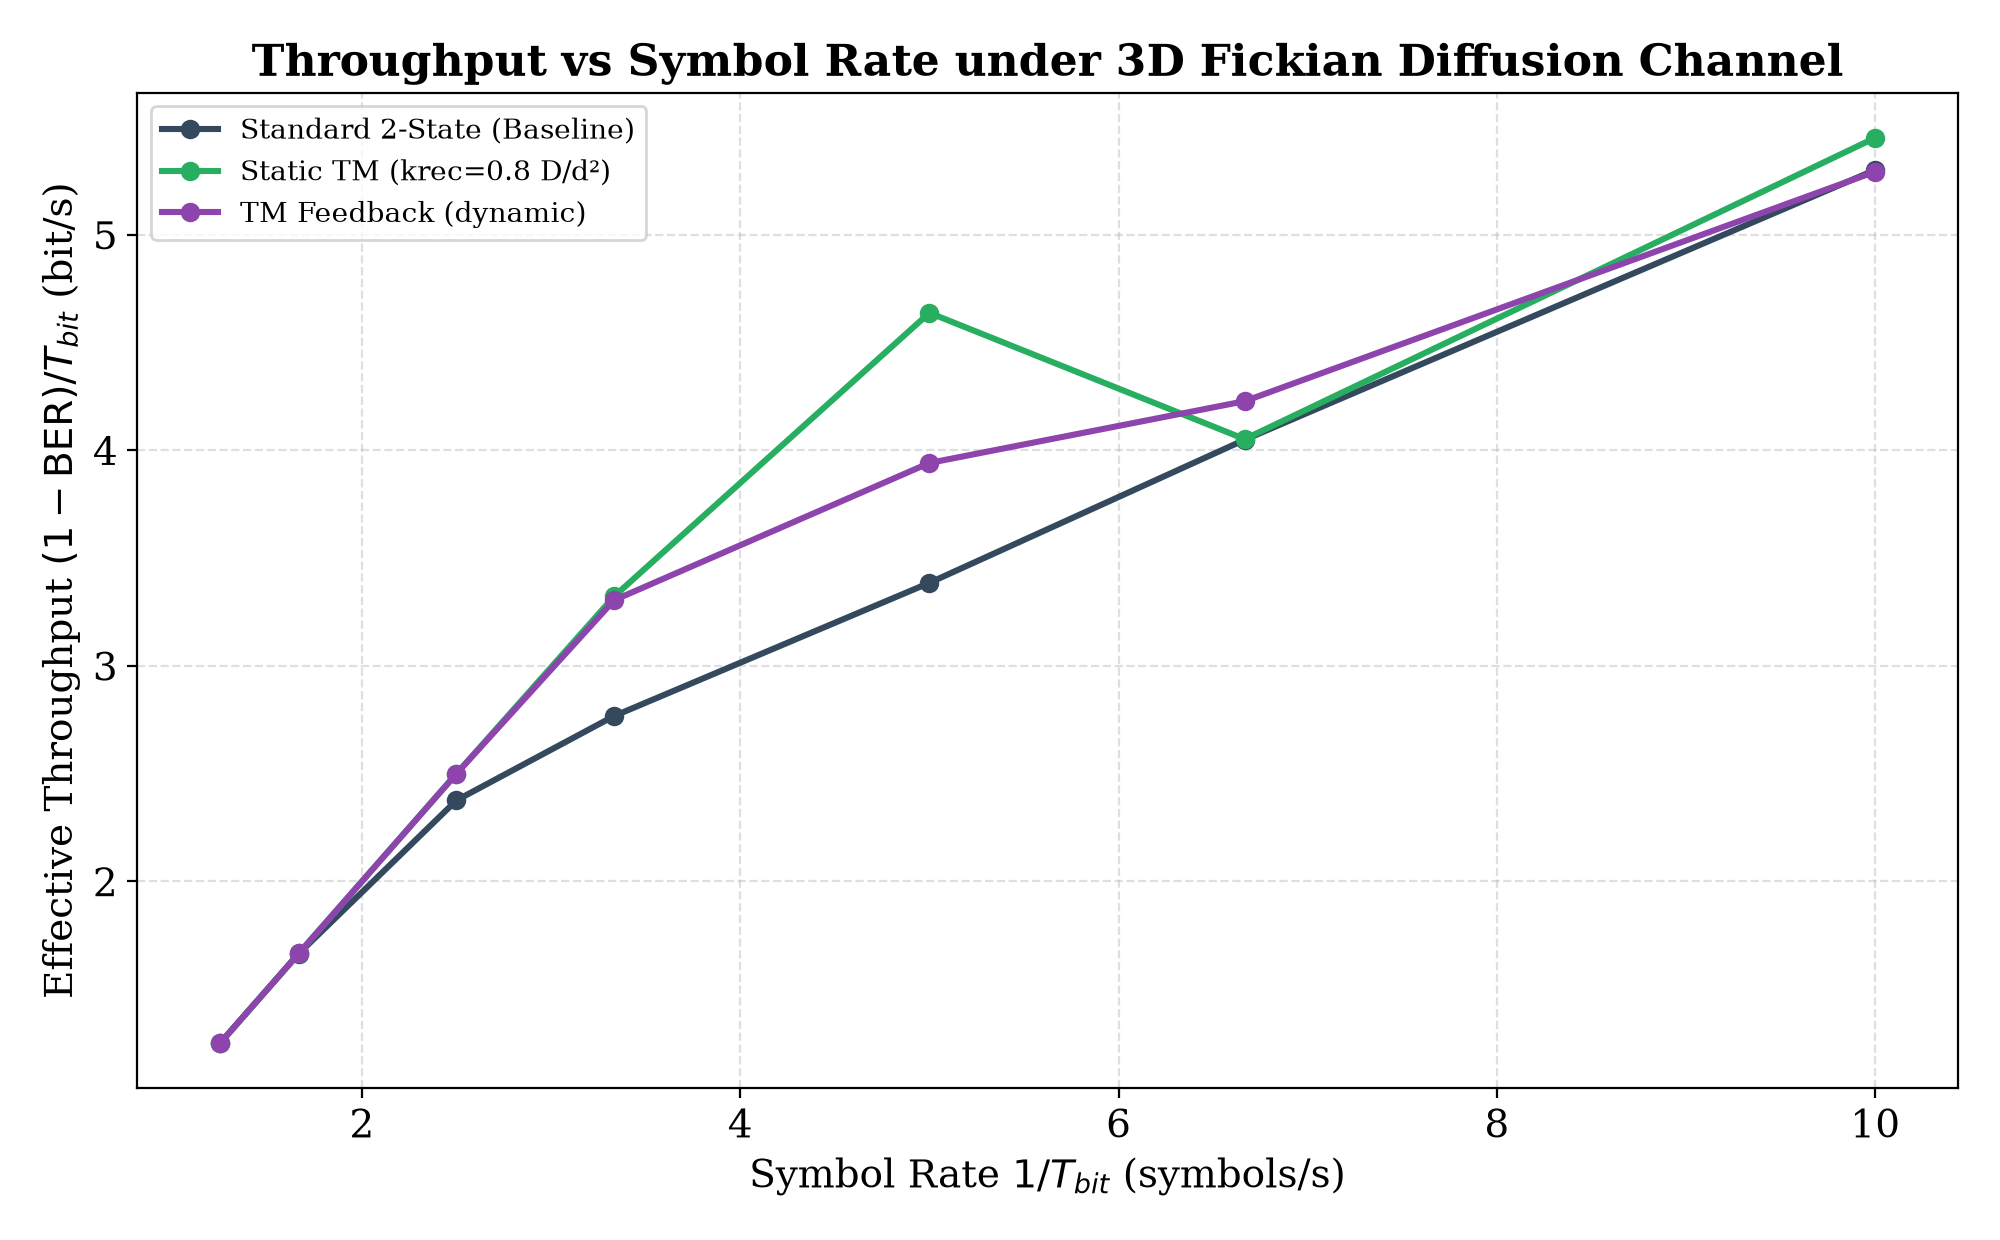

Here is the Python script that generated this plot:

# Effective throughput vs symbol interval T_bit (3D Fickian)
# throughput = (1 - BER) / T_bit  [bit/s].  Static TM krec = 0.8*D/d^2.
# NUM_ITERATIONS=20, NUM_BITS=2000

import numpy as np
import matplotlib.pyplot as plt

plt.rcParams.update({
    "font.family": "serif", "font.size": 14, "axes.titlesize": 16,
    "axes.titleweight": "bold", "lines.linewidth": 2.2, "figure.dpi": 130,
})
np.random.seed(42)

DT = 0.005; K_ON = 50.0; K_OFF = 5.0
NUM_BITS = 1500; TRAIN_BITS = 150; NUM_ITERATIONS = 10
SCALE = 80; SAMPLE_FRAC = 0.4     # ornekleme ani = SAMPLE_FRAC * T_bit
Q = 50000; D_COEFF = 30.0; D_DIST = 4.0
KREC_RULE = 0.8 * D_COEFF / (D_DIST ** 2)   # 1.5
T_BITS = [0.10, 0.15, 0.20, 0.30, 0.40, 0.60, 0.80]

def build_fick_channel(bits, T_bit):
    n = int(len(bits)*T_bit/DT); C = np.zeros(n)
    pt = np.maximum(np.arange(0, max(2.0, 10*T_bit), DT), 1e-12)
    p = (Q/((4*np.pi*D_COEFF*pt)**1.5))*np.exp(-(D_DIST**2)/(4*D_COEFF*pt)); p *= 0.005
    for i, b in enumerate(bits):
        if b == 1:
            s = int(i*T_bit/DT); e = min(s+len(p), n); C[s:e] += p[:e-s]
    return C

def receiver(C, mode):
    R = np.zeros(len(C)); D = np.zeros(len(C)); F = np.ones(len(C))
    for i in range(1, len(C)):
        if mode == "standard":
            R[i] = np.clip(R[i-1] + (K_ON*C[i-1]*F[i-1]-K_OFF*R[i-1])*DT, 0, 1); F[i] = 1-R[i]
        else:
            k = KREC_RULE if mode == "static" else 0.2 + 3.5*D[i-1]
            R[i] = np.clip(R[i-1] + (K_ON*C[i-1]*F[i-1]-K_OFF*R[i-1])*DT, 0, 1)
            D[i] = np.clip(D[i-1] + (K_OFF*R[i-1]-k*D[i-1])*DT, 0, 1)
            s = R[i]+D[i]
            if s > 1: R[i] /= s; D[i] /= s
            F[i] = 1-R[i]-D[i]
    return R

def ber(R, bits, T_bit):
    st = min(SAMPLE_FRAC*T_bit, T_bit-DT)
    idx = [min(int((j*T_bit+st)/DT), len(R)-1) for j in range(len(bits))]
    s = np.array([R[i] for i in idx])
    mu1 = np.mean(s[:TRAIN_BITS][bits[:TRAIN_BITS]==1]); mu0 = np.mean(s[:TRAIN_BITS][bits[:TRAIN_BITS]==0])
    th = (mu1+mu0)/2
    return np.mean((s[TRAIN_BITS:]>th).astype(int) != bits[TRAIN_BITS:])

def avg_ber(mode, T_bit):
    vals = []
    for _ in range(NUM_ITERATIONS):
        bits = np.random.randint(0, 2, NUM_BITS)
        Cn = np.random.poisson(build_fick_channel(bits, T_bit)*SCALE)/SCALE
        vals.append(ber(receiver(Cn, mode), bits, T_bit))
    return np.mean(vals)

modes  = ["standard", "static", "feedback"]
labels = ["Standard 2-State (Baseline)", "Static TM (krec=0.8 D/d²)", "TM Feedback (dynamic)"]
thr = {l: [] for l in labels}
print(f"Rule krec = {KREC_RULE:.2f}")
print("T_bit   | " + " | ".join(f"{l.split('(')[0].strip():<18}" for l in labels))
for T_bit in T_BITS:
    row = []
    for m, lab in zip(modes, labels):
        b = avg_ber(m, T_bit)
        tp = (1.0 - b) / T_bit          # bit/s
        thr[lab].append(tp); row.append(f"BER={b:.3f} tp={tp:5.1f}")
    print(f"{T_bit:.2f}    | " + " | ".join(row))

fig, ax = plt.subplots(figsize=(10, 6.2))
colors = ["#34495e", "#27ae60", "#8e44ad"]
for lab, col in zip(labels, colors):
    ax.plot([1.0/t for t in T_BITS], thr[lab], "o-", color=col, label=lab)
ax.set_xlabel("Symbol Rate $1/T_{bit}$ (symbols/s)")
ax.set_ylabel("Effective Throughput $(1-\\mathrm{BER})/T_{bit}$ (bit/s)")
ax.set_title("Throughput vs Symbol Rate under 3D Fickian Diffusion Channel")
ax.grid(True, ls="--", alpha=0.4); ax.legend(fontsize=10, loc="best")
plt.tight_layout()
plt.savefig("throughput_analysis.png", dpi=200)
plt.savefig("throughput_analysis.pdf")
plt.show()
